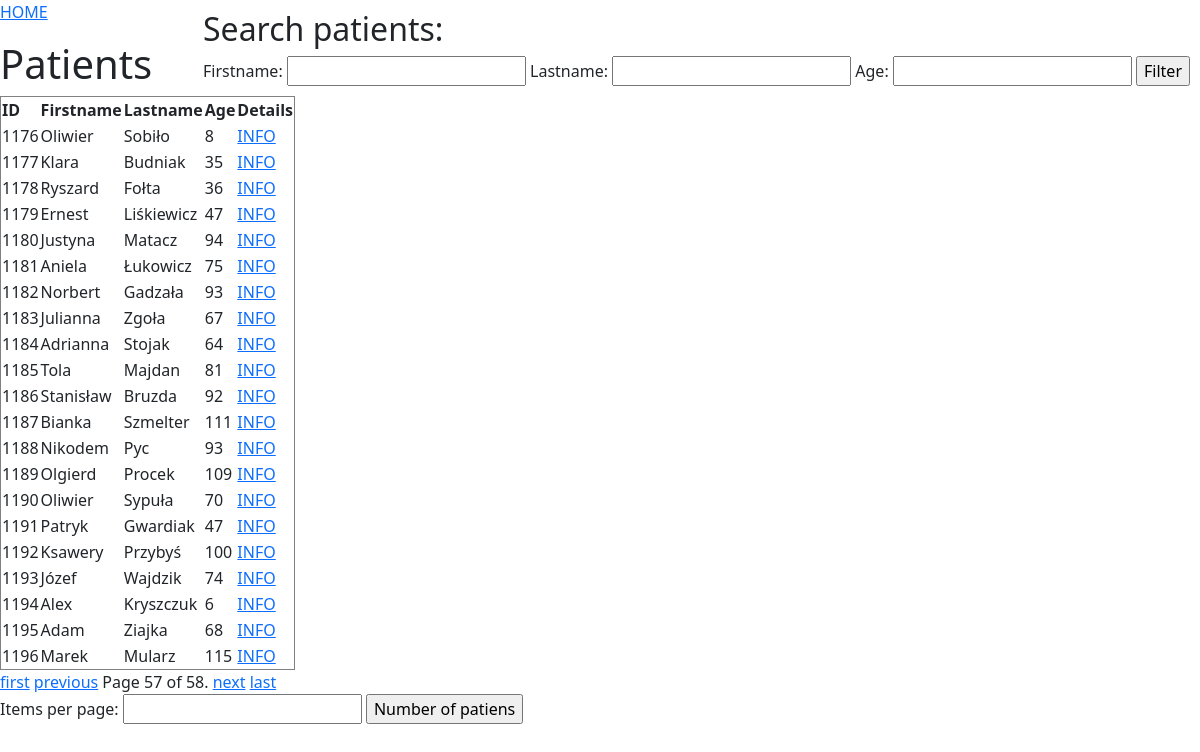
Page /patients/?page=57& on the committed database.
### patients/models.py (models this page shows, shortened)
class Patient(models.Model):
    SEX = {
        "M": "Male",
        "F": "Female",
    }
    firstname = models.CharField(max_length=255)
    lastname = models.CharField(max_length=255)
    birthdate = models.DateField(null=True)
    sex = models.CharField(max_length=8, choices=SEX, null=True)
    login = models.CharField(max_length=255, null=True)
    password = models.CharField(max_length=255, null=True)
    image = models.ImageField(null=True, upload_to='images/')

### patients/views.py (the view)
# urls.py: path('', include('patients.urls'))
def patients(request: HttpRequest):
    patients = models.Patient.objects.all().values()
    form = forms.PatientSearchForm(request.GET)
    mess = ""
    for p in patients:
        if not p['birthdate']:
            age = 0
        else:
            patient_birth = int(p['birthdate'].strftime("%Y"))
            today = datetime.datetime.today().year
            age = today - patient_birth
        p['age'] = age
    if form.is_valid():
        lastname = form.cleaned_data.get('lastname')
        if lastname:
            patients = patients.filter(lastname__icontains=lastname)
        firstname = form.cleaned_data.get('firstname')
        if firstname:
            patients = patients.filter(firstname__icontains=firstname)
        age = form.cleaned_data.get('age')
        if age:
            patients = patients.filter(birthdate__year=today-age)
        if not patients.exists():
            patients = models.Patient.objects.all().values()
            mess = "Don't find the patient"
        items_per_page = form.cleaned_data.get('items_per_page') or 20
        for p in patients:
            if not p['birthdate']:
                age = 0
            else:
                patient_birth = int(p['birthdate'].strftime("%Y"))
                today = datetime.datetime.today().year
                age = today - patient_birth
            p['age'] = age
    else:
        items_per_page = 20
    paginator = Paginator(patients, items_per_page + 1)
    page_number = request.GET.get('page', 1)
    page_obj = paginator.get_page(page_number)
    query_params = request.GET.copy()
    if 'page' in query_params:
        del query_params['page']
    return render(request, "all_patients.html", {
        'patient': page_obj,
        'form': form,
        'mess': mess,
        'query_params': query_params.urlencode()
    })

### patients/forms.py
class PatientSearchForm(forms.Form):
    firstname = forms.CharField(required=False)
    lastname = forms.CharField(required=False)
    age = forms.IntegerField(required=False)
    items_per_page = forms.IntegerField(min_value=1, initial=20, required=False, label='Items per page')

### patients/templates/all_patients.html (shortened to what this page needs)
{% extends "master.html" %}
{% block content %}
  <p><a href="/">HOME</a></p>
  <h1>Patients</h1>
  <div class="search-container">
      <h2>Search patients:</h2>
      <form method="get" id="searchForm">
          <div>
              {{ form.firstname.label_tag }} {{ form.firstname }}
              {{ form.lastname.label_tag }} {{ form.lastname }}
              {{form.age.label_tag}} {{form.age}}
              <input type="submit" value="Filter">
          </div>
      </form>
  </div>
  <table border='1'>
    <tr>
      <th>ID</th>
      <th>Firstname</th>
      <th>Lastname</th>
      <th>Age</th>
      <th>Details</th>
    </tr>
    {% for patient in patient %}
        {% if patient.id != 0 %}
        <tr>
          <td>{{ patient.id }}</td>
          <td>{{ patient.firstname }}</td>
          <td>{{ patient.lastname }}</td>
          <td>{{patient.age}}</td>
          <td><a href=./details/{{ patient.id }}>INFO</a></td>
        </tr>
        {% endif %}
    {% endfor %}
  </table>
  <div class="pagination">
    <span class="step-links">
        {% if patient.has_previous %}
            <a href="?page=1&{{ query_params }}">first</a>
            <a href="?page={{ patient.previous_page_number }}&{{ query_params }}">previous</a>
        {% endif %}
        <span class="current">
            Page {{ patient.number }} of {{ patient.paginator.num_pages }}.
        </span>
        {% if patient.has_next %}
            <a href="?page={{ patient.next_page_number }}&{{ query_params }}">next</a>
            <a href="?page={{ patient.paginator.num_pages }}&{{ query_params }}">last</a>
        {% endif %}
    </span>
  </div>
<form method="get" id="pagin">
    <div class="paginator">
        {{ form.items_per_page.label_tag }} {{ form.items_per_page }}
        <input type="submit" value="Number of patiens">
    </div>
</form>
{% endblock %}

### rows in the picture
Patient: id "1176", firstname "Oliwier", lastname "Sobiło", age "8"
Patient: id "1177", firstname "Klara", lastname "Budniak", age "35"
Patient: id "1178", firstname "Ryszard", lastname "Fołta", age "36"
Patient: id "1179", firstname "Ernest", lastname "Liśkiewicz", age "47"
Patient: id "1180", firstname "Justyna", lastname "Matacz", age "94"
Patient: id "1181", firstname "Aniela", lastname "Łukowicz", age "75"
Patient: id "1182", firstname "Norbert", lastname "Gadzała", age "93"
Patient: id "1183", firstname "Julianna", lastname "Zgoła", age "67"
Patient: id "1184", firstname "Adrianna", lastname "Stojak", age "64"
Patient: id "1185", firstname "Tola", lastname "Majdan", age "81"
Patient: id "1186", firstname "Stanisław", lastname "Bruzda", age "92"
Patient: id "1187", firstname "Bianka", lastname "Szmelter", age "111"
Patient: id "1188", firstname "Nikodem", lastname "Pyc", age "93"
Patient: id "1189", firstname "Olgierd", lastname "Procek", age "109"
Patient: id "1190", firstname "Oliwier", lastname "Sypuła", age "70"
Patient: id "1191", firstname "Patryk", lastname "Gwardiak", age "47"
Patient: id "1192", firstname "Ksawery", lastname "Przybyś", age "100"
Patient: id "1193", firstname "Józef", lastname "Wajdzik", age "74"
Patient: id "1194", firstname "Alex", lastname "Kryszczuk", age "6"
Patient: id "1195", firstname "Adam", lastname "Ziajka", age "68"
Patient: id "1196", firstname "Marek", lastname "Mularz", age "115"

### other values in the picture
{{ patient.number }} "57"
{{ patient.paginator.num_pages }} "58"
